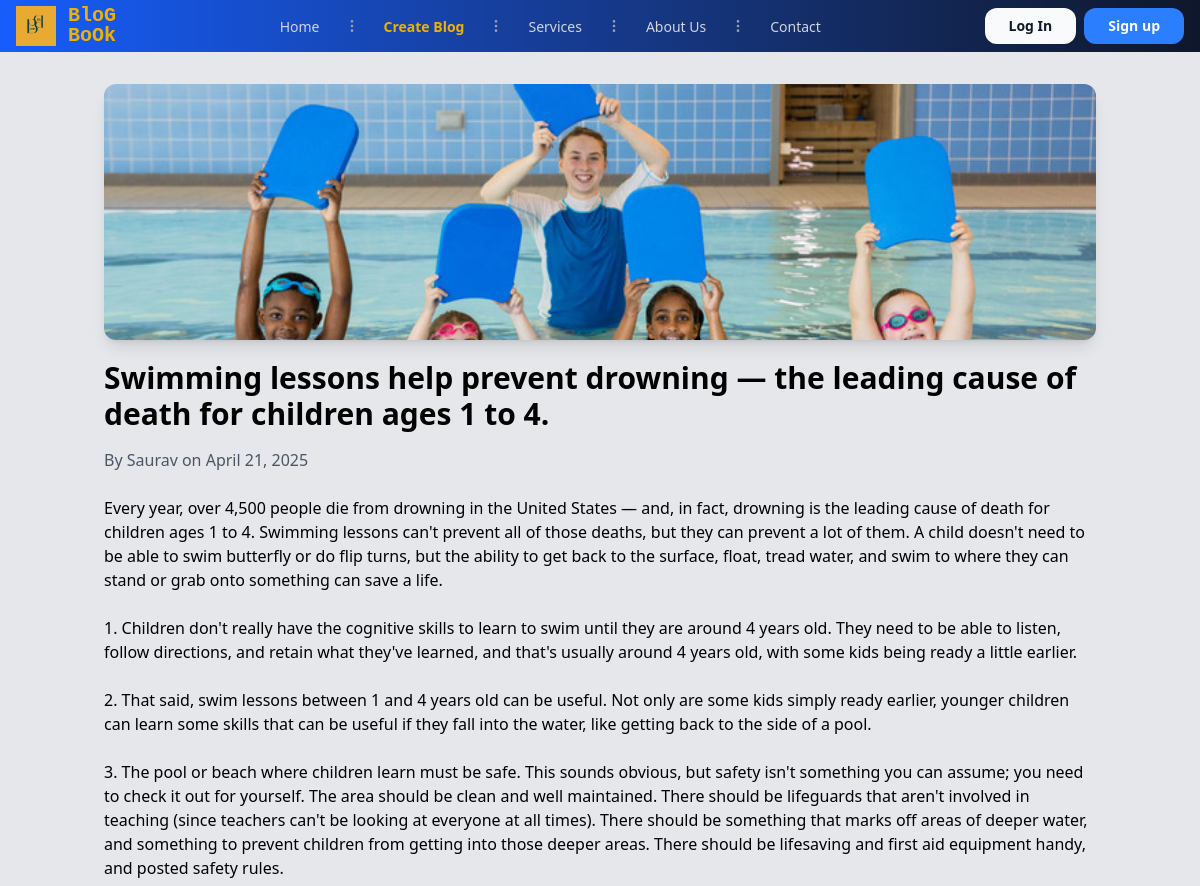
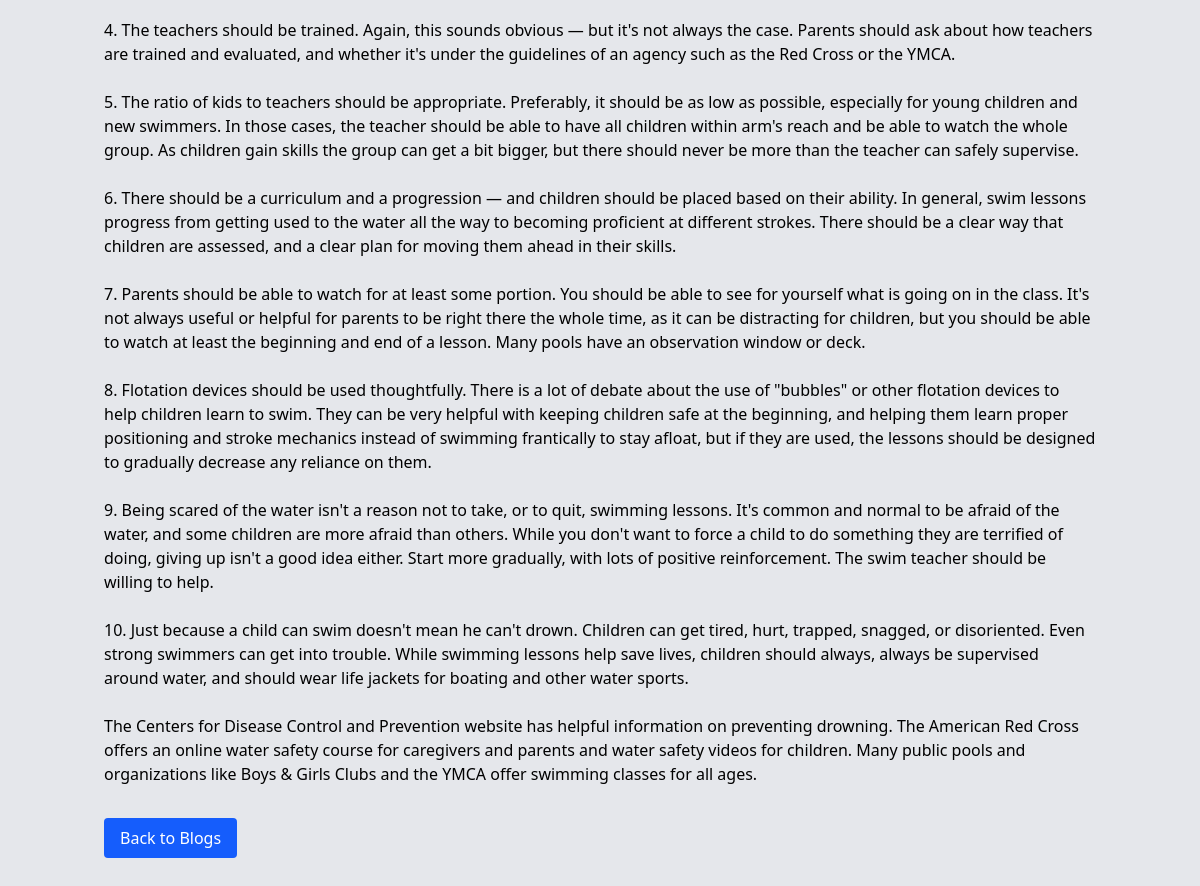
Screenshot of /detail/3/ with the database file from the repository (2 pictures, top to bottom).
### blogbook/models.py (models this page shows, shortened)
class Blog(models.Model):
    CATEGORY_CHOICES = [
        ('tech', 'Technology'),
        ('health', 'Health'),
        ('lifestyle', 'Lifestyle'),
        ('travel', 'Travel'),
    ]
    title = models.CharField(max_length=100)
    content = models.TextField()
    category = models.CharField(max_length=20, choices=CATEGORY_CHOICES, default='tech')
    user = models.ForeignKey(User, on_delete=models.CASCADE) #When the referenced object is deleted, also delete the objects that have references to it (when you remove a blog post for instance, you might want to delete comments as well). SQL equivalent
    photo = models.ImageField(upload_to='blog_photos/', blank=True, null=True)
    created_at = models.DateTimeField(auto_now_add=True)
    updated_at = models.DateTimeField(auto_now=True)

### blogbook/views.py (the view)
# urls.py: path('detail/<int:blog_id>/', views.blog_detail, name='blog_detail'),  # Added detail view for individual blog posts
def blog_detail(request, blog_id):
    blog = get_object_or_404(Blog, pk=blog_id)  # Fetch the blog post or return a 404 error if not found
    return render(request, "blog_detail.html", {"blog": blog})  # Render the blog detail page with the blog data

### blogbook/templates/blog_detail.html (shortened to what this page needs)
{% extends "layout.html" %}
{% block content %}
<div class="container mx-auto px-4 py-8">
    <img src="{{ blog.photo.url }}" alt="{{ blog.title }}" class="w-full h-64 object-cover rounded-xl shadow-lg mb-5">
    <h1 class="text-3xl font-bold mb-4">{{ blog.title }}</h1>
    <p class="text-gray-600 mb-6">By {{ blog.user.username }} on {{ blog.created_at|date:"F j, Y" }}</p>
    <div class="prose lg:prose-xl">
        {{ blog.content|linebreaksbr }}
    </div>
    <div class="mt-8">
        <a href="{% url 'blog_list' %}" class="inline-block px-4 py-2 bg-blue-600 text-white rounded hover:bg-blue-700">Back to Blogs</a>
    </div>
</div>
{% endblock %}

### rows the page displays
Blog: photo (picture), title "Swimming lessons help prevent drowning — the leading cause of death for children ages 1 to 4.", user.username "Saurav", created_at "April 21, 2025", content "Every year, over 4,500 people die from drowning in the United States — and, in fact, drowning is the leading cause of death for children ages 1 to 4. Swimming lessons can't prevent all of those deaths, but they can prevent a lot of them. A child doesn't need to be able to swim butterfly or do flip turns, but the ability to get back to the surface, float, tread water, and swim to where they can stand or grab onto something can save a life. 1. Children don't really have the cognitive skills to learn to swim until they are around 4 years old. They need to be able to listen, follow directions, and retain what they've learned, and that's usually around 4 years old, with some kids being ready a…"
